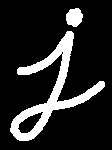
#> input picture openCvLearn/images/j.bmp, 112 x 150 px
$ jupyter execute --allow-errors '12腐蚀与膨胀.ipynb'
#> lines starting #> are read from the running program, lines starting #| are printed output that depends on the picture; after the words box and inside, x2 and y2 are one past the last pixel; in counts of white or black regions, pixels touching at a corner belong together
##### [12: 腐蚀与膨胀](https://codec.wang/docs/opencv/basic/erode-and-dilate)

[cell 1]
import cv2
import matplotlib.pyplot as plt
import numpy as np

plt.rcParams['font.sans-serif'] = ['WenQuanYi Zen Hei']  # 使用文泉驿字体
plt.rcParams['axes.unicode_minus'] = False  # 解决坐标轴负号显示问题

[cell 2]
img = cv2.imread('images/j.bmp',0)
#> img: shape (150, 112); 15.3% white; 2 white regions, box (x1, y1, x2, y2) and area: (10, 31, 105, 141) 2331, (66, 8, 83, 27) 245
kernel = np.ones((5,5),np.uint8)
erosion = cv2.erode(img,kernel) # 腐蚀
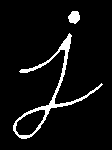
#> erosion: shape (150, 112); 6% white; 2 white regions, box (x1, y1, x2, y2) and area: (13, 33, 103, 139) 898, (68, 11, 80, 24) 117
dilation = cv2.dilate(img,kernel) # 膨胀
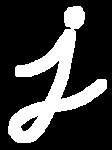
#> dilation: shape (150, 112); 24.6% white; 1 white region, box (x1, y1, x2, y2) and area: (8, 6, 107, 143) 4134

# plt.figure(figsize=(12,8))
plt.subplot(131),plt.imshow(cv2.cvtColor(img,cv2.COLOR_GRAY2RGB))
plt.subplot(132),plt.imshow(cv2.cvtColor(erosion,cv2.COLOR_GRAY2RGB))
plt.subplot(133),plt.imshow(cv2.cvtColor(dilation,cv2.COLOR_GRAY2RGB))
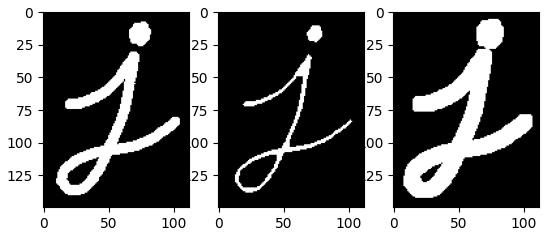
#> figure drawn by matplotlib, 3 panels
